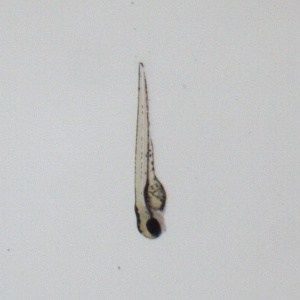
#> input picture data/test2.jpg, 300 x 300 px
$ jupyter execute 2Blur.ipynb
#> lines starting #> are read from the running program, lines starting #| are printed output that depends on the picture; after the words box and inside, x2 and y2 are one past the last pixel; in counts of white or black regions, pixels touching at a corner belong together
## 均值模糊、高斯模糊、中值滤波

[cell 1]
import numpy as np
import cv2 as cv
import matplotlib.pyplot as plt

[cell 2]
def show(img):
    if img.ndim == 2:
        plt.imshow(img, cmap='gray')
    else:
        plt.imshow(cv.cvtColor(img, cv.COLOR_BGR2RGB))
    plt.show()

def imshow(img):
    if img.ndim == 2:
        plt.imshow(img, cmap='gray')
    else:
        plt.imshow(cv.cvtColor(img, cv.COLOR_BGR2RGB))

[cell 3]
# 读取灰度图像
img_gray = cv.imread('data/test2.jpg', 0)
#> img_gray: shape (300, 300); min 18, max 211, mean 197.3
show(img_gray)

### 均值模糊

[cell 4]
# 均值滤波
img_mean3x3 = cv.blur(img_gray, ksize=(3, 3))
img_mean5x5 = cv.blur(img_gray, ksize=(5, 5))
img_mean7x7 = cv.blur(img_gray, ksize=(7, 7))

# 保存图片
plt.subplot(131), imshow(img_mean3x3), plt.title('3x3')
plt.subplot(132), imshow(img_mean5x5), plt.title('5x5')
plt.subplot(133), imshow(img_mean7x7), plt.title('7x7')
plt.suptitle('Mean Blur')
plt.savefig('./data/Mean Blur.jpg')
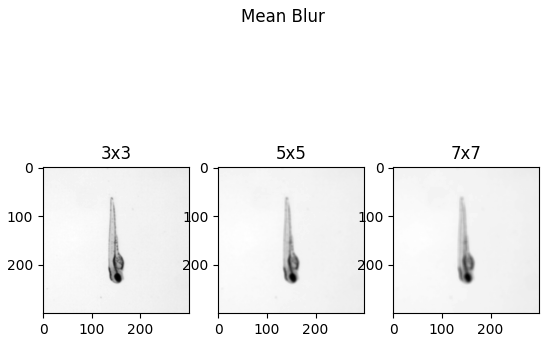
#> figure drawn by matplotlib, 3 panels

[cell 5]
# 三角法阈值分割
th3x3, img_bin3x3 = cv.threshold(img_mean3x3, -1, 255, cv.THRESH_TRIANGLE)
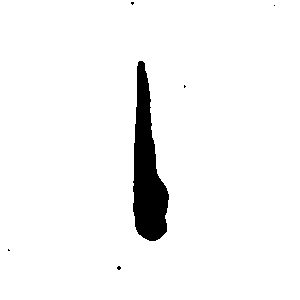
#> img_bin3x3: shape (300, 300); 95.8% white; 6 black regions (5 under 20 px), largest, box (x1, y1, x2, y2) and area: (133, 61, 169, 241) 3772
#> th3x3 = 190
th3x3, img_bin3x3 = cv.threshold(img_bin3x3, th3x3, 255, cv.THRESH_BINARY_INV)
th5x5, img_bin5x5 = cv.threshold(img_mean5x5, -1, 255, cv.THRESH_TRIANGLE)
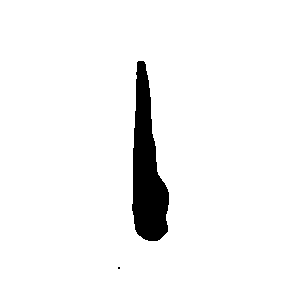
#> img_bin5x5: shape (300, 300); 95.5% white; 2 black regions (1 under 20 px), largest, box (x1, y1, x2, y2) and area: (132, 61, 169, 241) 4033
#> th5x5 = 190
th5x5, img_bin5x5 = cv.threshold(img_bin5x5, th5x5, 255, cv.THRESH_BINARY_INV)
th7x7, img_bin7x7 = cv.threshold(img_mean7x7, -1, 255, cv.THRESH_TRIANGLE)
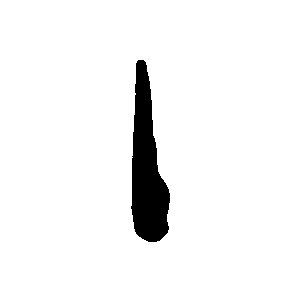
#> img_bin7x7: shape (300, 300); 95.2% white; 1 black region, box (x1, y1, x2, y2) and area: (131, 60, 170, 242) 4353
#> th7x7 = 191
th7x7, img_bin7x7 = cv.threshold(img_bin7x7, th7x7, 255, cv.THRESH_BINARY_INV)
print(f"thresh3x3 = {th3x3}", f"thresh5x5 = {th5x5}", f"thresh7x7 = {th7x7}")
#| thresh3x3 = 190.0 thresh5x5 = 190.0 thresh7x7 = 191.0

# 保存图片
plt.subplot(131), imshow(img_bin3x3), plt.title('3x3')
plt.subplot(132), imshow(img_bin5x5), plt.title('5x5')
plt.subplot(133), imshow(img_bin7x7), plt.title('7x7')
plt.suptitle('Mean Blur Bin')
plt.savefig('./data/Mean Blur Bin.jpg')

### 高斯模糊

[cell 6]
# 高斯模糊
sigma = 1
img_Gauss3x3 = cv.GaussianBlur(img_gray, (3, 3), sigma)
img_Gauss5x5 = cv.GaussianBlur(img_gray, (5, 5), sigma)
img_Gauss7x7 = cv.GaussianBlur(img_gray, (7, 7), sigma)

# 保存图片
plt.subplot(131), imshow(img_Gauss3x3), plt.title('3x3')
plt.subplot(132), imshow(img_Gauss5x5), plt.title('5x5')
plt.subplot(133), imshow(img_Gauss7x7), plt.title('7x7')
plt.suptitle(f"GaussianBlur (sigma = {sigma})")
plt.savefig(f"./data/GaussianBlur (sigma = {sigma}).jpg")

[cell 7]
# 三角法阈值分割
th3x3, img_bin3x3 = cv.threshold(img_Gauss3x3, -1, 255, cv.THRESH_TRIANGLE)
#> img_bin3x3: shape (300, 300); 95.8% white; 7 black regions (6 under 20 px), largest, box (x1, y1, x2, y2) and area: (133, 61, 169, 241) 3752
th3x3, img_bin3x3 = cv.threshold(img_bin3x3, th3x3, 255, cv.THRESH_BINARY_INV)
th5x5, img_bin5x5 = cv.threshold(img_Gauss5x5, -1, 255, cv.THRESH_TRIANGLE)
#> img_bin5x5: shape (300, 300); 95.7% white; 6 black regions (5 under 20 px), largest, box (x1, y1, x2, y2) and area: (133, 61, 169, 241) 3825
th5x5, img_bin5x5 = cv.threshold(img_bin5x5, th5x5, 255, cv.THRESH_BINARY_INV)
th7x7, img_bin7x7 = cv.threshold(img_Gauss7x7, -1, 255, cv.THRESH_TRIANGLE)
#> img_bin7x7: shape (300, 300); 95.7% white; 5 black regions (4 under 20 px), largest, box (x1, y1, x2, y2) and area: (133, 61, 169, 241) 3838
#> th7x7 = 190
th7x7, img_bin7x7 = cv.threshold(img_bin7x7, th7x7, 255, cv.THRESH_BINARY_INV)
print(f"thresh3x3 = {th3x3}", f"thresh5x5 = {th5x5}", f"thresh7x7 = {th7x7}")
#| thresh3x3 = 190.0 thresh5x5 = 190.0 thresh7x7 = 190.0

# 保存图片
plt.subplot(131), imshow(img_bin3x3), plt.title('3x3')
plt.subplot(132), imshow(img_bin5x5), plt.title('5x5')
plt.subplot(133), imshow(img_bin7x7), plt.title('7x7')
plt.suptitle(f"GaussianBlur Bin (sigma = {sigma})")
plt.savefig(f"./data/GaussianBlur Bin (sigma = {sigma}).jpg")

### 中值滤波

[cell 8]
# 中值滤波
img_median3 = cv.medianBlur(img_gray, ksize=3)
img_median5 = cv.medianBlur(img_gray, ksize=5)
img_median7 = cv.medianBlur(img_gray, ksize=7)

# 保存图片
plt.subplot(131), imshow(img_median3), plt.title('ksize = 3')
plt.subplot(132), imshow(img_median5), plt.title('ksize = 5')
plt.subplot(133), imshow(img_median7), plt.title('ksize = 7')
plt.suptitle('Median Blur')
plt.savefig('./data/Median Blur.jpg')

[cell 9]
# 三角法阈值分割
th3, img_bin3 = cv.threshold(img_median3, -1, 255, cv.THRESH_TRIANGLE)
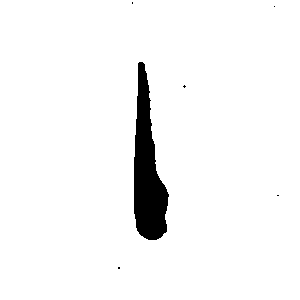
#> img_bin3: shape (300, 300); 96% white; 6 black regions (5 under 20 px), largest, box (x1, y1, x2, y2) and area: (134, 62, 169, 240) 3605
#> th3 = 190
th3, img_bin3 = cv.threshold(img_bin3, th3, 255, cv.THRESH_BINARY_INV)
th5, img_bin5 = cv.threshold(img_median5, -1, 255, cv.THRESH_TRIANGLE)
#> img_bin5: shape (300, 300); 96% white; 1 black region, box (x1, y1, x2, y2) and area: (134, 62, 169, 240) 3603
#> th5 = 190
th5, img_bin5 = cv.threshold(img_bin5, th5, 255, cv.THRESH_BINARY_INV)
th7, img_bin7 = cv.threshold(img_median7, -1, 255, cv.THRESH_TRIANGLE)
#> img_bin7: shape (300, 300); 96% white; 1 black region, box (x1, y1, x2, y2) and area: (134, 62, 169, 240) 3632
#> th7 = 191
th7, img_bin7 = cv.threshold(img_bin7, th7, 255, cv.THRESH_BINARY_INV)
print(f"thresh3x3 = {th3}", f"thresh5x5 = {th5}", f"thresh7x7 = {th7}")
#| thresh3x3 = 190.0 thresh5x5 = 190.0 thresh7x7 = 191.0

# 保存图片
plt.subplot(131), imshow(img_bin3), plt.title('ksize = 3')
plt.subplot(132), imshow(img_bin5), plt.title('ksize = 5')
plt.subplot(133), imshow(img_bin7), plt.title('ksize = 7')
plt.suptitle('Median Blur Bin')
plt.savefig('./data/Median Blur Bin.jpg')
